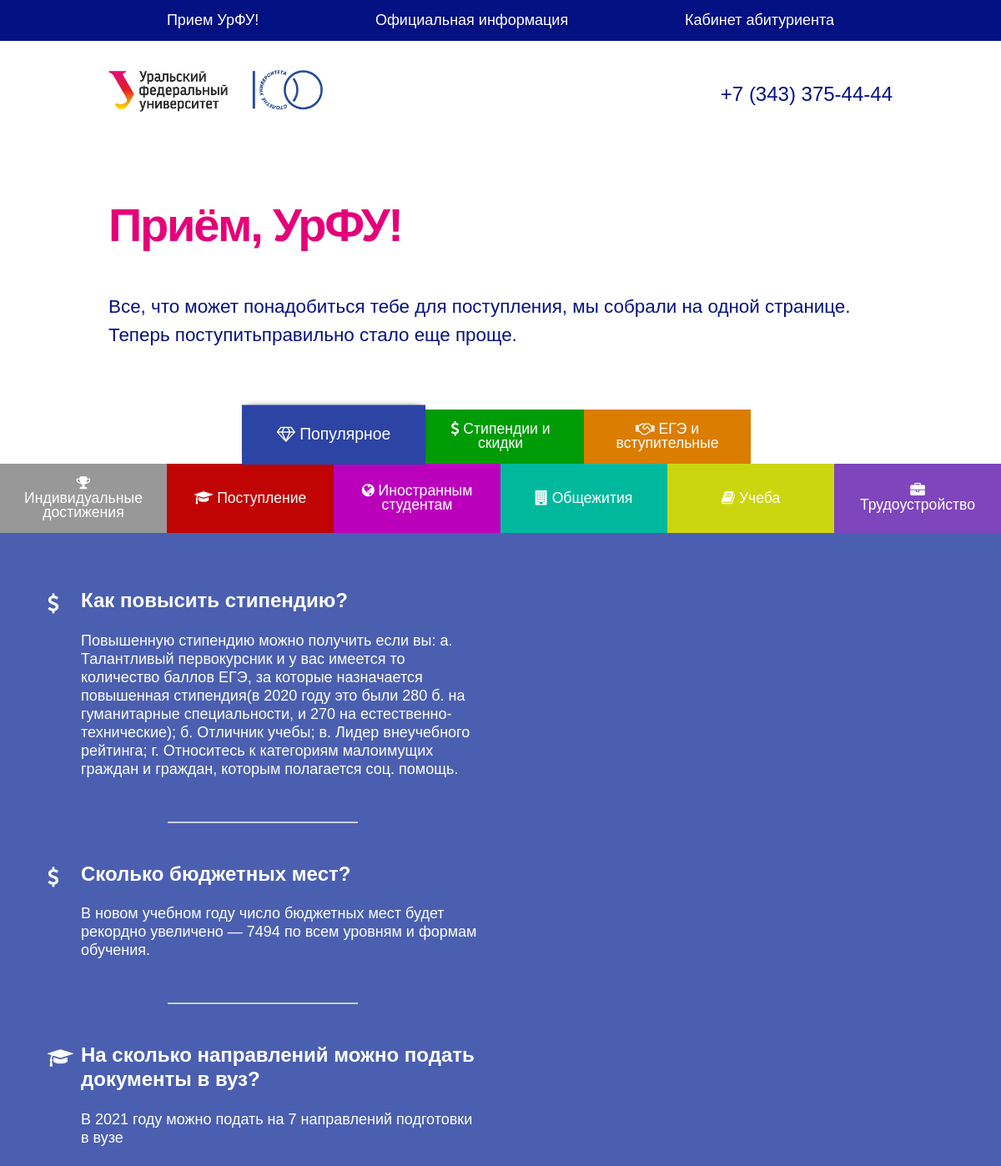
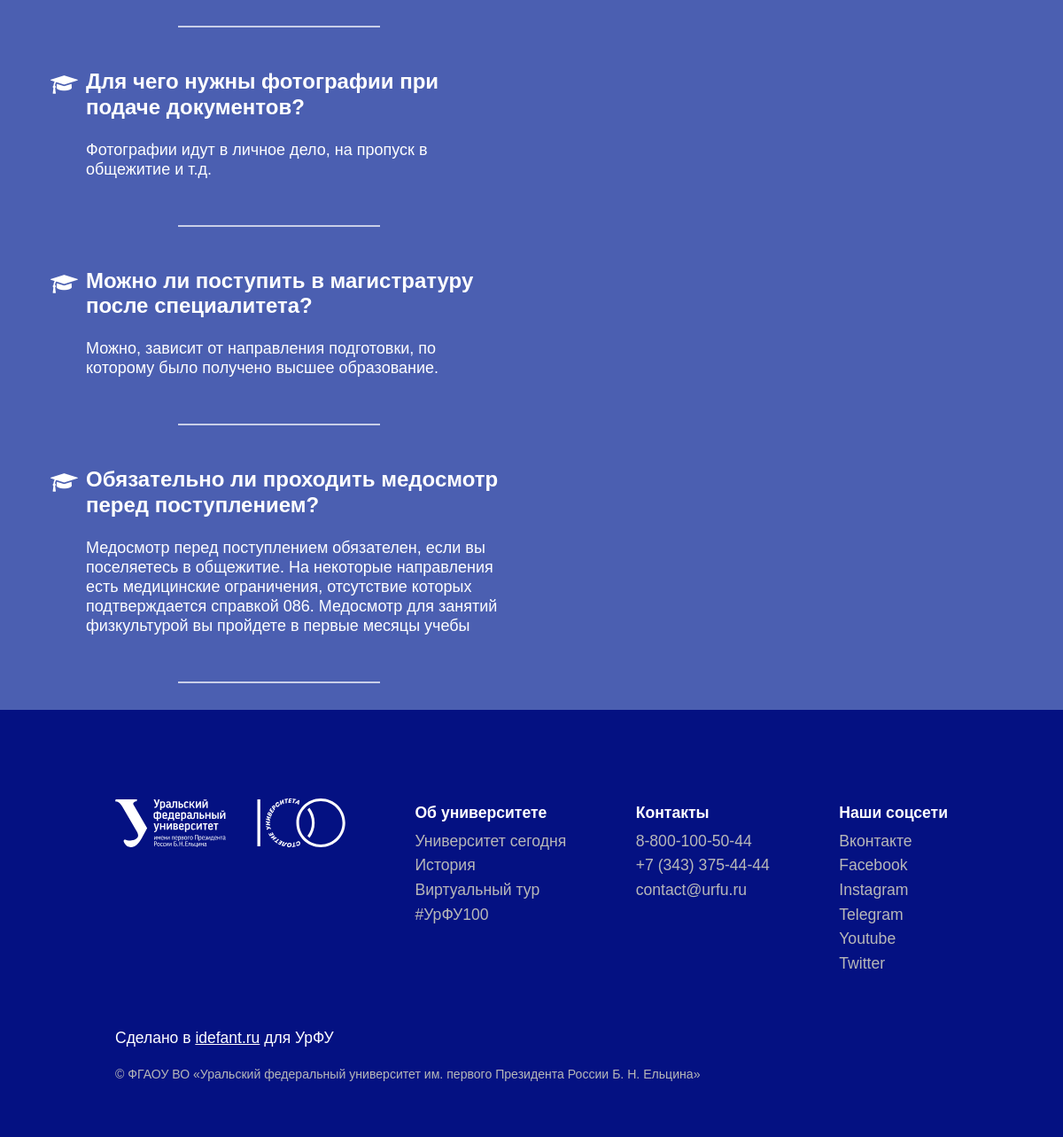
The page / on the database its author committed (2 pictures, top to bottom).
### models.py (models this page shows, shortened)
class Categories(db.Model):
    id = db.Column(db.Integer, primary_key = True)
    name = db.Column(db.String(100), nullable=False)
    priority = db.Column(db.Integer, nullable=False)
    icon_name = db.Column(db.String(30))
    color = db.Column(db.String(7))

class Questions(db.Model):      # __tablename__ = 'posts'
    id = db.Column(db.Integer, primary_key = True)
    question = db.Column(db.String(1000), nullable=False)
    clear_question = db.Column(db.String(1000))
    answer = db.Column(db.Text, nullable = False)
    cat_id = db.Column(db.Integer, db.ForeignKey('categories.id'))
    priority = db.Column(db.Integer, nullable=False)
    is_popular = db.Column(db.Boolean, default = False)
    popular_priority = db.Column(db.Integer, default = 0)

### website/website.py (the view)
@website.route('/')
def index():
    try:
        categories = Categories.query
        questions = Questions.query
        popular_questions = questions.filter(Questions.is_popular).order_by(Questions.popular_priority)
    except NameError:
        return render_template("admin/error_page.html", message="Ошибка чтения из БД")
    popular_qa_list_assembly = []
    for popular_question in popular_questions:
        category = categories.get(popular_question.cat_id)
        if category is not None:
            popular_qa_list_assembly += [(popular_question, category.icon_name)]
    result_popular_list = (categories.get(0), popular_qa_list_assembly)
    result_list = []
    num = 0
    for category in reversed(categories.filter(Categories.id != 0).order_by(Categories.priority).all()):
        try:
            usually_questions = questions.filter(Questions.cat_id == category.id).order_by(Questions.priority)
        except (NameError, AttributeError):
            return render_template("admin/error_page.html", message="Ошибка чтения из БД")
        result_list += [(num, category, usually_questions)]
        num = num + 1
    return render_template('website/index.html', result_list=result_list, result_popular_list=result_popular_list,
                           menu=menu, contact_tel=contact_tel, site_title=site_title, site_subtitle=site_subtitle,
                           footer_about_university=footer_about_university, footer_contacts=footer_contacts,
                           footer_social_net=footer_social_net)

### website/templates/website/index.html (shortened to what this page needs)
{% extends 'website/base.html' %}
{% import "website/macros.html" as macros %}
{% block body %}
{{ macros.title_main_page(site_title, site_subtitle) }}
<section class="faq">
	<div class="tabs-menu flex">
		{% for category in result_list %}
		<button onclick="showPanel({{ category[0] }}, {{ category[0] }})" style="background-color: {{ category[1].color }};">
			<i class="fa {{ category[1].icon_name }}" aria-hidden="true"></i>
			{{ category[1].name }}
		</button>
		{% endfor %}
		<button onclick="showPanel({{ result_list | length }}, {{ result_list | length }})" class="current" style="background-color: {{ result_popular_list[0].color }};">
			<i class="fa {{ result_popular_list[0].icon_name }}" aria-hidden="true"></i>
			{{ result_popular_list[0].name }}
		</button>
	</div>
	<div class="tab-content" style="background-color: {{ result_popular_list[0].color }};">
		<div class="tab-content-container">
			{% for qa in result_popular_list[1] %}
			<div class="qa_item">
				<div class="qa_item_container">
					<div class="qa_icon">
						<i class="fa {{ qa[1] }}" aria-hidden="true"></i>
					</div>
					<div class="qa_content">
						<div class="qa_question">
							{{ qa[0].question }}
						</div>
						<div class="qa_answer">
							{{ qa[0].answer | safe }}
						</div>
					</div>
				</div>
				<div class="item_separator"></div>
			</div>
			{% endfor %}
		</div>
	</div>
</section>
{% endblock %}

### website/templates/website/base.html (shortened to what this page needs)
<!DOCTYPE html>
<html class="js no-touch" lang="ru"><head>
	<link rel="stylesheet" href="{{ url_for('static', filename='libraries/css/bootstrap-reboot.min.css') }}">
	<link rel="stylesheet" href="{{ url_for('website.static', filename='css/style.css') }}">
	<link rel="stylesheet" href="{{ url_for('static', filename='libraries/css/font-awesome.min.css') }}">
</head>
<body class="language_ru ">
	<div class="site">
		<nav class="user-menu-wrapper">
			<ul class="nav_wrapper container">
				{% for item_link in menu %}
					<li class="nav_item"><a href="{{ item_link[1] }}">{{ item_link[0] }}</a></li>
				{% endfor %}
			</ul>
		</nav>
		<header class="header-custom">
			<div class="container flex navbar header_container">
				<a href="https://urfu.ru/priemurfu" class="logo">
					<img class="logo_img" src="{{ url_for('website.static', filename='img/UrFULogo_Russian.png') }}" height="50">
				</a>
				<a href="{{ contact_tel[1] }}" class="header-phone">{{ contact_tel[0] }}</a>
			</div>
		</header>
		{% block body %}{% endblock %}
		<section class="footer-custom">
			<div class="container">
				<div class="footer-menu">
					<a href="https://urfu.ru/" target="_blank" class="footer-logo"><img src="{{ url_for('website.static', filename='svg/UrFULogo100White.svg') }}" loading="lazy" alt="" width="260"></a>
					<div class="footer-column">
						<h3 class="footer-label">Об университете</h3>
						<ul class="footer-list">
							<li>
								{% for item_link in footer_about_university %}
									<a href="{{ item_link[1] }}" target="_blank" class="footer-link">{{ item_link[0] }}</a>
								{% endfor %}
							</li>
						</ul>
					</div>
					<div class="footer-column">
						<h3 class="footer-label">Контакты</h3>
						<ul class="footer-list">
							<li>
								{% for item_link in footer_contacts %}
									<a href="{{ item_link[1] }}" class="footer-link">{{ item_link[0] }}</a>
								{% endfor %}
							</li>
						</ul>
					</div>
					<div class="footer-column">
						<h3 class="footer-label">Наши соцсети</h3>
						<ul class="footer-list">
							<li>
								{% for item_link in footer_social_net %}
									<a href="{{ item_link[1] }}" target="_blank" class="footer-link">{{ item_link[0] }}</a>
								{% endfor %}
							</li>
						</ul>
					</div>
				</div>
				<div class="creator_signature">Сделано в <a class="creator_signature_link" href="https://idefant.ru" target="_blank">idefant.ru</a> для УрФУ</div>
				<div class="subfooter">© ФГАОУ ВО «Уральский федеральный университет им. первого Президента России Б. Н. Ельцина»</div>
			</div>
		</section>
	</div>
</body>
</html>

### website/templates/website/macros.html
{% macro title_main_page(site_title, site_subtitle) %}
<section class="hero">
	<div class="container">
		<div class="hero-text">
			<h1 class="hero-heading">{{ site_title }}</h1>
			<p class="hero-paragraph">{{ site_subtitle }}</p>
		</div>
	</div>
</section>
{% endmacro %}

### website/static/css/style.css (style rules this page uses)
a, body, div, h1, h3, header, html, img, li, p, section, ul { margin: 0; padding: 0; border: 0; font-size: 100%; vertical-align: baseline }
header, section { display: block }
.site { margin: 0 auto }
button { border: none; color: #fff; text-decoration: none; display: inline-block; }
.site { min-height: 100% }
body { font-family: 'Arial', sans-serif !important; background: #fff; color: #041182; }
h1, h3 { font-family: 'Arial', sans-serif !important; color: rgba(229, 0, 121, 1); margin: 0; font-weight: bold; }
h1 { margin-bottom: 0.5em; }
ul { margin-left: 0; list-style-type: none; }
header a { color: rgba(4, 17, 130, 1); text-decoration: none; }
section { padding: 50px 0; }
.container { max-width: 940px; margin-left: auto; margin-right: auto; }
.flex { display: flex; }
.navbar { justify-content: space-between; align-items: center; padding: 25px 0; }
.header-phone { font-size: 1.5em; }
.hero { padding-bottom: 0; }
.hero-heading { font-size: 3.5em; font-weight: 600; letter-spacing: -0.04em; padding: 20px 0; }
.hero-paragraph { font-size: 1.4em; margin-bottom: 1em; font-weight: 400; }
.tabs-menu { width: 100%; flex-wrap: wrap-reverse; flex-direction: row-reverse; justify-content: center; }
.tabs-menu button { max-width: calc(100% / 6); min-width: calc(100% / 6); line-height: 1em; font-size: 1.1em; padding: 15px 20px; text-align: center; min-height: 65px; outline:none !important; }
button.current { transform: scale(1.1) translateY(-2px); z-index: 2; box-shadow: 0 -2px 8px -5px black; }
.footer-custom { padding: 100px 0 60px; background-color: #041182; color: #23286b; font-size: 1.1em; }
.footer-menu { display: -webkit-box; display: -webkit-flex; display: -ms-flexbox; display: flex; margin-bottom: 52px; -webkit-box-pack: justify; -webkit-justify-content: space-between; -ms-flex-pack: justify; justify-content: space-between; color: #fff; text-align: left; flex-wrap: wrap; }
.footer-label { margin-top: 0px; margin-bottom: 8px; font-size: 1em; color: white; line-height: 32px; }
.footer-link { display: block; margin-bottom: 10px; color: #b8b8b8; text-decoration: none; line-height: 1em; }
.footer-logo { height: 100%; margin-bottom: 50px; }
.subfooter { color: #b8b8b8; font-size: 0.8em; text-align: left; }
nav { width: 100%; background-color: #041182; margin-bottom: 10px; }
.nav_wrapper { list-style-type: none; display: flex; justify-content: space-around; padding: 11px 0; }
.nav_item a { text-decoration: none; color: white; font-size: 18px; }
.tab-content { color: #fff; padding-top: 20px; display: block; opacity: 0.85; padding-bottom: 30px; }
.tab-content-container { width: 100%; margin-right: auto; margin-left: auto; max-width: 1140px; }
.user-menu-wrapper { display: none; }
@media (min-width: 1024px) { .user-menu-wrapper { display: block; } }
html { overflow-x: hidden; }
.creator_signature { color: white; font-size: 17.5px; margin-bottom: 17px; }
.creator_signature_link { color: white; }
.faq { padding-bottom: 0; }

### rows shown on the page
Categories: name "Трудоустройство"
Categories: name "Учеба"
Categories: name "Общежития"
Categories: name "Иностранным студентам"
Categories: name "Поступление", question "На сколько направлений можно подать документы в вуз?", answer "В 2021 году можно подать на 7 направлений подготовки в вузе", question "Для чего нужны фотографии при подаче документов?", answer "Фотографии идут в личное дело, на пропуск в общежитие и т.д.", question "Можно ли поступить в магистратуру после специалитета?", answer "Можно, зависит от направления подготовки, по которому было получено высшее образование.", question "Обязательно ли проходить медосмотр перед поступлением?", answer "Медосмотр перед поступлением обязателен, если вы поселяетесь в общежитие. На некоторые направления есть медицинские ограничения, отсутствие которых подтверждается справкой 086. Медосмотр для занятий физкультурой вы пройдете в первые месяцы учебы"
Categories: name "Индивидуальные достижения"
Categories: name "ЕГЭ и вступительные"
Categories: name "Стипендии и скидки", question "Как повысить стипендию?", answer "Повышенную стипендию можно получить если вы: а. Талантливый первокурсник и у вас имеется то количество баллов ЕГЭ, за которые назначается повышенная стипендия(в 2020 году это были 280 б. на гуманитарные специальности, и 270 на естественно-технические); б. Отличник учебы; в. Лидер внеучебного рейтинга; г. Относитесь к категориям малоимущих граждан и граждан, которым полагается соц. помощь.", question "Сколько бюджетных мест?", answer "В новом учебном году число бюджетных мест будет рекордно увеличено — 7494 по всем уровням и формам обучения."
Categories: name "Популярное"

### other values the page prints
{{ item_link[0] }} "Прием УрФУ!" "Официальная информация" "Кабинет абитуриента"
{{ contact_tel[0] }} "+7 (343) 375-44-44"
{{ site_title }} "Приём, УрФУ!"
{{ site_subtitle }} "Все, что может понадобиться тебе для поступления, мы собрали на одной странице. Теперь поступитьправильно стало еще проще."
{{ item_link[0] }} "Университет сегодня" "История" "Виртуальный тур" "#УрФУ100"
{{ item_link[0] }} "8-800-100-50-44" "+7 (343) 375-44-44" "contact@urfu.ru"
{{ item_link[0] }} "Вконтакте" "Facebook" "Instagram" "Telegram" "Youtube" "Twitter"
